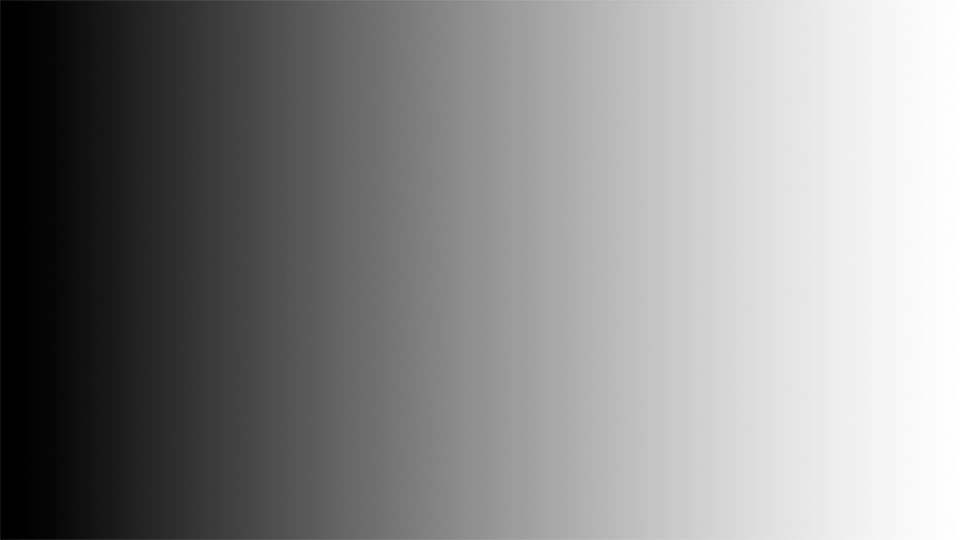
#> input picture week - 10/image_thres/gradient.jpg, 960 x 540 px, found by its file name
$ jupyter execute --allow-errors week10.ipynb
#> lines starting #> are read from the running program, lines starting #| are printed output that depends on the picture; after the words box and inside, x2 and y2 are one past the last pixel; in counts of white or black regions, pixels touching at a corner belong together
<a href="https://colab.research.google.com/github/andidprastyo/PCVK_Ganjil_2023/blob/main/week%20-%2010/week10.ipynb" target="_parent"></a>

### Import Libraries

[cell 1]
from google.colab import drive
import cv2
import numpy as np
import pytesseract as pt
import matplotlib.pyplot as plt
import pandas as pd
from PIL import Image
from pytesseract import Output

[cell 2]
drive.mount('/content/drive')

### Load Data

[cell 3]
img = cv2.imread('drive/MyDrive/image_thres/gradient.jpg')
#> img is the input picture: shape (540, 960, 3); min 0, max 255, mean 138.3
thresh = 170

plt.title('Gradient Image')
plt.imshow(img)
plt.axis('off')

### Global Threshold

[cell 4]
ret, t1 = cv2.threshold(img, thresh, 255, cv2.THRESH_BINARY)
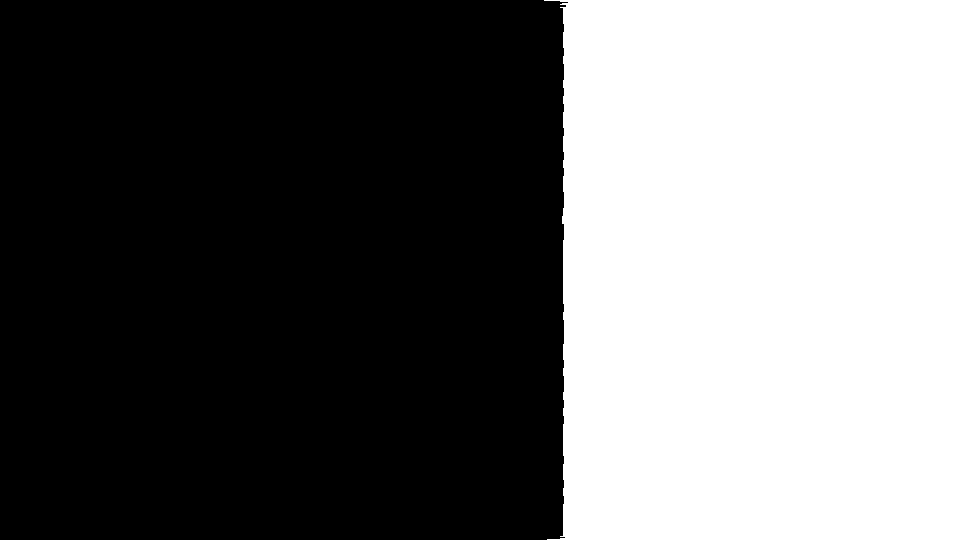
#> t1: shape (540, 960, 3); 41.3% white; 1 white region, box (x1, y1, x2, y2) and area: (544, 0, 960, 540) 214226
#> ret = 170
ret, t2 = cv2.threshold(img, thresh, 255, cv2.THRESH_BINARY_INV)
ret, t3 = cv2.threshold(img, thresh, 255, cv2.THRESH_TRUNC)
ret, t4 = cv2.threshold(img, thresh, 255, cv2.THRESH_TOZERO)
ret, t5 = cv2.threshold(img, thresh, 255, cv2.THRESH_TOZERO_INV)

titles = ['Original', 'Binary', 'Binary Inv', 'Trunc', 'Tozero', 'Tozero Inv']
images = [img, t1, t2, t3, t4, t5]

[cell 5]
plt.figure(figsize=(15, 5))

for i in range(len(images)):
	plt.subplot(2, 3, i+1)
	plt.imshow(images[i], 'gray', interpolation='nearest')
	plt.title(titles[i])
	plt.xticks([])
	plt.yticks([])
#> this loop made 6 passes

plt.show()

### Otsu Threshold

[cell 6]
ktp = cv2.imread('./drive/MyDrive/KTP_More/ktp.png')
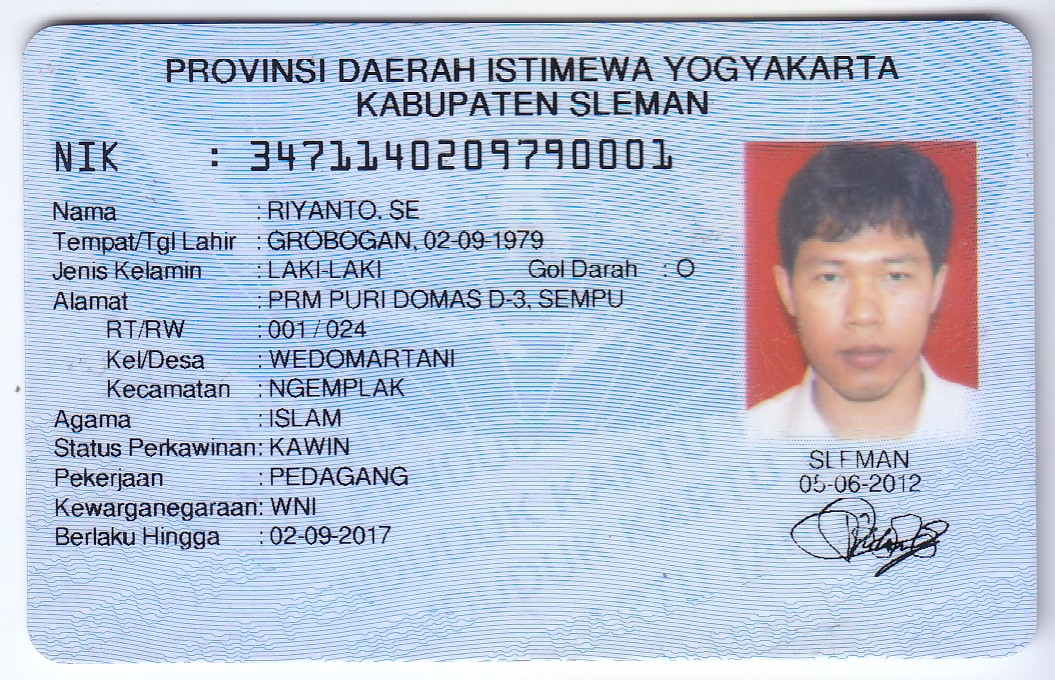
#> input picture week - 07/KTP_More/ktp.png, 1055 x 680 px, found by its file name
#> ktp is the input picture: shape (680, 1055, 3); mean B, G, R 214.8, 193.1, 180.6
ktp = cv2.cvtColor(ktp, cv2.COLOR_BGR2RGB)
plt.imshow(ktp)

[cell 7]
ktp_gray = cv2.cvtColor(ktp, cv2.COLOR_BGR2GRAY)
plt.imshow(ktp_gray, cmap='gray')

[cell 8]
img = cv2.imread('./drive/MyDrive/KTP_More/ktp.png')
img = cv2.cvtColor(img, cv2.COLOR_BGR2GRAY)
#> img: shape (680, 1055)
blur = cv2.GaussianBlur(img,(5,5),0)
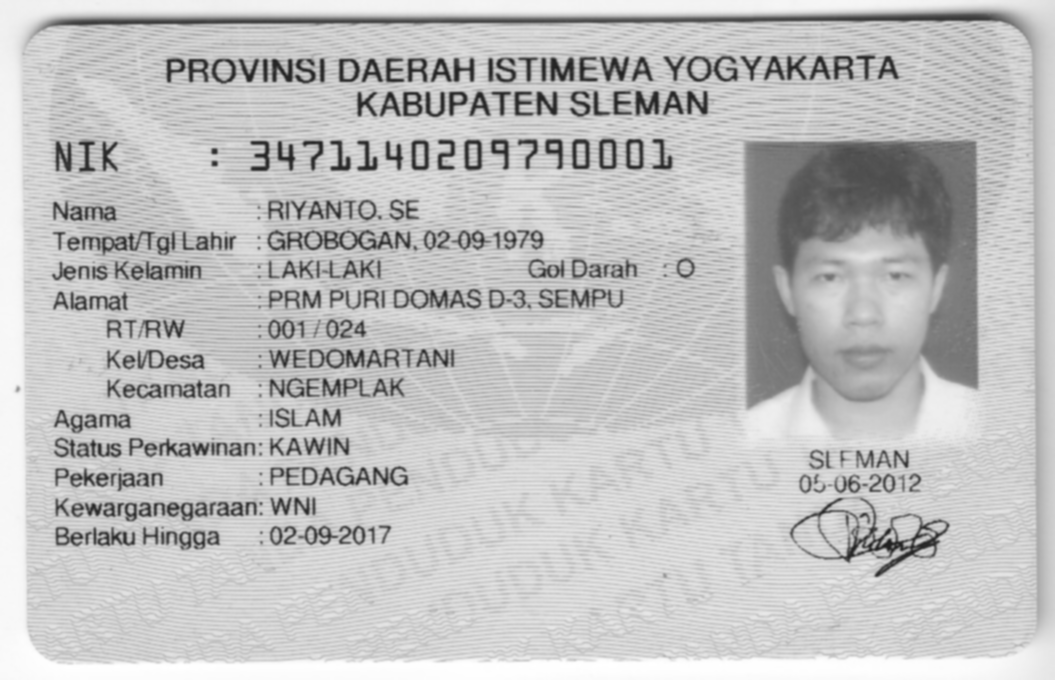
#> blur: shape (680, 1055); min 30, max 255, mean 191.8

def otsu(gray):
  pixel_number = gray.shape[0] * gray.shape[1]
#> pixel_number = 717400
  mean_weight = 1.0/pixel_number
#> mean_weight = 1.39e-06
  his, bins = np.histogram(gray, np.arange(0,257))
#> his = 256 values, max 17299 at index 222, min 7 at index 0, mean 2802.3; bins = 257 values from 0 to 256
  final_thresh = -1
  final_value = -1
  intensity_arr = np.arange(256)

  for t in bins[1:-1]: # This goes from 1 to 254 uint8 range (Pretty sure wont be those values)
    pcb = np.sum(his[:t])
    pcf = np.sum(his[t:])
    Wb = pcb * mean_weight
    Wf = pcf * mean_weight
    mub = np.sum(intensity_arr[:t]*his[:t]) / float(pcb)
    muf = np.sum(intensity_arr[t:]*his[t:]) / float(pcf)
    #print mub, muf
    value = Wb * Wf * (mub - muf) ** 2

    if value > final_value:
      final_thresh = t
      final_value = value
#> this loop made 255 passes
#> (pcb, pcf, Wb, Wf, mub, muf, value, final_value) on passes 1 to 12: (7, 717393, 9.76e-06, 1, 0, 191.8, 0.359, 0.359), (98, 717302, 0.000137, 1, 0.929, 191.8, 4.98, 4.98), (362, 717038, 0.000505, 0.999, 1.71, 191.9, 18.24, 18.24), (734, 716666, 0.00102, 0.999, 2.36, 192, 36.76, 36.76), (1111, 716289, 0.00155, 0.998, 2.92, 192.1, 55.34, 55.34), (1501, 715899, 0.00209, 0.998, 3.46, 192.2, 74.38, 74.38), (1924, 715476, 0.00268, 0.997, 4.02, 192.3, 94.83, 94.83), (2368, 715032, 0.0033, 0.997, 4.58, 192.4, 116.1, 116.1), (2824, 714576, 0.00394, 0.996, 5.13, 192.5, 137.7, 137.7), (3324, 714076, 0.00463, 0.995, 5.71, 192.7, 161.2, 161.2), (3843, 713557, 0.00536, 0.995, 6.29, 192.8, 185.4, 185.4), (4405, 712995, 0.00614, 0.994, 6.89, 192.9, 211.2, 211.2)
#> (pcb, pcf, Wb) on pass 78: (33601, 683799, 0.0468)
  final_img = gray.copy()
  print(final_thresh)
#| 167
  final_img[gray > final_thresh] = 255
  final_img[gray < final_thresh] = 0
  return final_img, final_thresh

otsu_biner, otsu_thresh = otsu(img)
x = ("Otsu's Thresholding (v = ")+str(otsu_thresh)+")"
ret,th1 = cv2.threshold(blur,90,255,cv2.THRESH_BINARY)
#> th1: shape (680, 1055); 95.7% white; 657 black regions (386 under 20 px), largest, box (x1, y1, x2, y2) and area: (823, 146, 938, 226) 4647, (60, 15, 997, 25) 2721, (784, 168, 822, 236) 1046
#ret,th2 = cv2.threshold(blur,thresh,255,cv2.THRESH_BINARY)
titles = ['Citra Asli', 'Global Thresholding (v = 90)', x]
citra3 = [blur, th1, otsu_biner]
plt.figure(figsize = (20,15))

for i in range(len(citra3)):
  plt.subplot(1,3,i+1)
  plt.imshow(citra3[i],cmap='gray')
  plt.title(titles[i])
  plt.xticks([]),plt.yticks([])
#> this loop made 3 passes
plt.show()

[cell 9]
# global thresholding
global_threshold,th1 = cv2.threshold(ktp_gray,127,255,cv2.THRESH_BINARY)
#> th1: shape (680, 1055); 89% white; 861 black regions (549 under 20 px), largest, box (x1, y1, x2, y2) and area: (746, 141, 979, 406) 35142, (42, 13, 1018, 30) 5106, (802, 498, 949, 577) 1585

# Otsu's thresholding
otsu_threshold,th2 = cv2.threshold(ktp_gray,0,255,cv2.THRESH_BINARY+cv2.THRESH_OTSU)
#> th2: shape (680, 1055); 77.6% white; 10329 black regions (10028 under 20 px), largest, box (x1, y1, x2, y2) and area: (743, 139, 986, 411) 47955, (30, 11, 1032, 50) 7033, (379, 89, 662, 117) 3414

# Otsu's thresholding after Gaussian filtering
blur = cv2.GaussianBlur(ktp_gray,(5,5),0)
otsu_gaussian,th3 = cv2.threshold(blur,0,255,cv2.THRESH_BINARY+cv2.THRESH_OTSU)
#> th3: shape (680, 1055); 84.8% white; 268 black regions (40 under 20 px), largest, box (x1, y1, x2, y2) and area: (745, 140, 979, 409) 45259, (37, 11, 1030, 41) 7145, (790, 498, 950, 577) 2803

# plot all the images and their histograms
images = [ktp_gray, 0, th1,
          ktp_gray, 0, th2,
          blur, 0, th3]

titles = ['Original Noisy Image','Histogram','Global Thresholding (v=127)',
          'Original Noisy Image','Histogram',"Otsu's Thresholding",
          'Gaussian filtered Image','Histogram',"Otsu's Thresholding"]

for i in range(3):
    plt.subplot(3,3,i*3+1),plt.imshow(images[i*3],'gray')
    plt.title(titles[i*3]), plt.xticks([]), plt.yticks([])
    plt.subplot(3,3,i*3+2),plt.hist(images[i*3].ravel(),256)
    plt.title(titles[i*3+1]), plt.xticks([]), plt.yticks([])
    plt.subplot(3,3,i*3+3),plt.imshow(images[i*3+2],'gray')
    plt.title(titles[i*3+2]), plt.xticks([]), plt.yticks([])

plt.show()

[cell 10]
img = cv2.imread('./drive/MyDrive/KTP_More/ktp.png')
img_rgb = cv2.cvtColor(img, cv2.COLOR_BGR2RGB)
img_gray = cv2.cvtColor(img, cv2.COLOR_BGR2GRAY)

ret3,mask = cv2.threshold(img_gray,200,255,cv2.THRESH_BINARY_INV)
#> mask: shape (680, 1055); 39.2% white; 2053 white regions (1110 under 20 px), largest, box (x1, y1, x2, y2) and area: (22, 8, 1052, 641) 184300, (26, 453, 510, 565) 13498, (25, 407, 469, 474) 6218

plt.figure(figsize = (10,10))
plt.subplot(2,2,1),plt.imshow(img_rgb)
plt.title('Citra Asli')
plt.subplot(2,2,2),plt.imshow(mask, 'gray')
plt.title('Citra Segment')
color = ('r','g','b')

for i,col in enumerate(color):
    hist0 = cv2.calcHist([img_rgb],[i],None,[256],[0,256])
    plt.subplot(2,2,3),plt.plot(hist0,color = col)
    plt.title('Histogram dari keseluruhan citra')
    hist1 = cv2.calcHist([img_rgb],[i],mask,[256],[0,256])
    plt.subplot(2,2,4),plt.plot(hist1,color = col)
    plt.title('Histogram dari keseluruhan citra')
    hist1 = cv2.calcHist([img_rgb],[i],mask,[256],[0,256])
    plt.subplot(2,2,4),plt.plot(hist1,color = col)
    plt.title('Histogram hanya pada FG objek saja')
    plt.xlim([0,256])

plt.show()
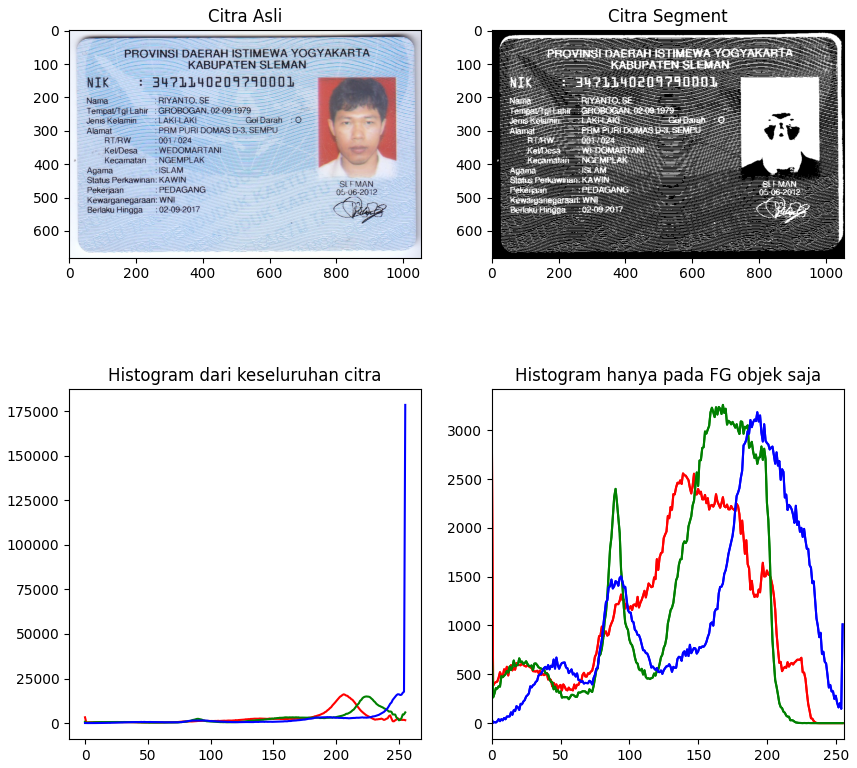
#> figure drawn by matplotlib, 4 panels; panel 3: curve peaks at x = 206, y = 16153; panel 3: curve peaks at x = 224, y = 14945; panel 3: curve peaks at x = 255, y = 178457; panel 4: curve peaks at x = 0, y = 3252

[cell 11]
img = cv2.imread('./drive/MyDrive/KTP_More/ktp.png')
img = cv2.cvtColor(img, cv2.COLOR_BGR2RGB)

# Flatten the pixel values
pixel_values = img.reshape((-1, 3))
pixel_values = np.float32(pixel_values)

# Define the criteria and the number of clusters (k)
criteria = (cv2.TERM_CRITERIA_EPS + cv2.TERM_CRITERIA_MAX_ITER, 100, 0.2)
k = 3# Number of clusters

# Apply K-Means clustering
# K-Means dari library openCV
_, labels, centers = cv2.kmeans(pixel_values, k, None, criteria, 10, cv2.KMEANS_RANDOM_CENTERS)

# Convert the centers to integers
centers = np.uint8(centers)

# Flatten the labels array
labels = labels.flatten()

# Create a masked image by turning one cluster into white
masked_image = np.copy(img)
masked_image = masked_image.reshape((-1, 3))
cluster_to_white = 2
masked_image[labels == cluster_to_white] = [255, 255, 255]
masked_image = masked_image.reshape(img.shape)
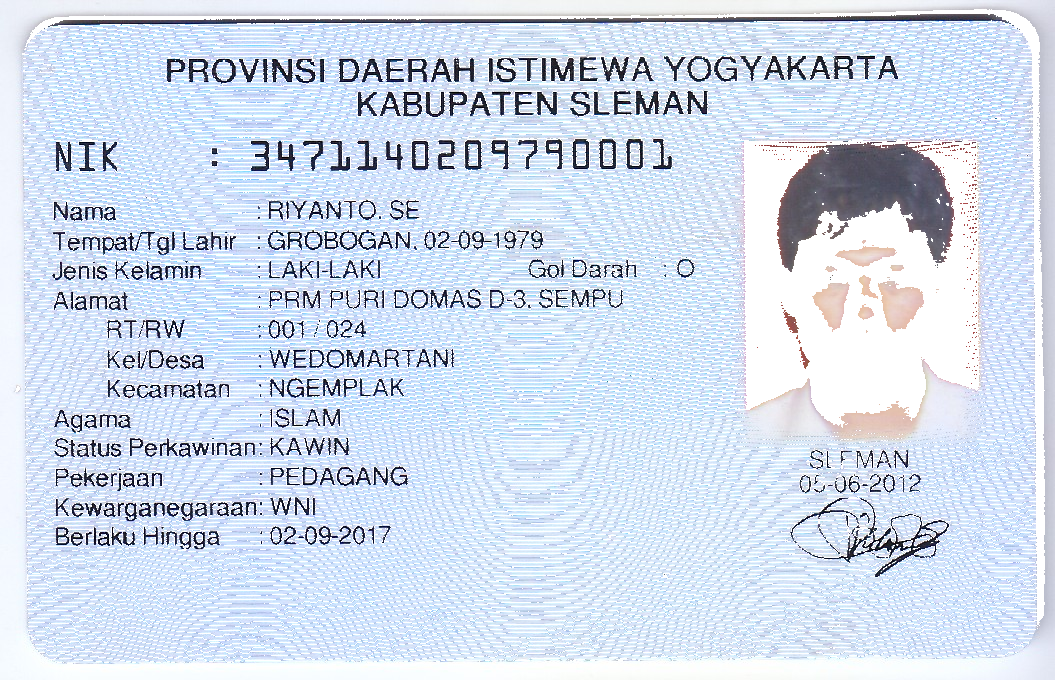
#> masked_image: shape (680, 1055, 3); mean R, G, B 208.5, 219.8, 235.7

# Convert the segmented image back to the original shape
segmented_image = centers[labels].reshape(img.shape)

# Display the original image, segmented image, and masked image
plt.figure(figsize=(15, 8))
plt.subplot(2, 2, 1), plt.imshow(img)
plt.title('Original Image')

plt.subplot(2, 2, 2), plt.imshow(masked_image)
plt.title('Masked Image')

plt.subplot(2, 2, 3), plt.imshow(segmented_image)
plt.title('Segmented Image (K-Means)')

plt.show()

### OCR

#### K-Means Segmentation + Otshu Thresholding

[cell 12]
# Baca citra KTP
ktp_img = cv2.imread('./drive/MyDrive/KTP_More/ktp.png')
ktp_gray = cv2.cvtColor(ktp_img, cv2.COLOR_BGR2GRAY)

# Otsu's thresholding pada citra
_, otsu_thresholded = cv2.threshold(ktp_gray, 0, 255, cv2.THRESH_BINARY + cv2.THRESH_OTSU)
#> otsu_thresholded: shape (680, 1055); 75.2% white; 9744 black regions (9008 under 20 px), largest, box (x1, y1, x2, y2) and area: (738, 139, 983, 410) 42749, (30, 11, 1033, 50) 7153, (342, 89, 724, 117) 4707

# Konversi citra ke tipe float32
image_2d = np.float32(otsu_thresholded)

# Reshape citra ke 1 kolom dan banyak baris
image_2d = image_2d.reshape((-1, 1))

# Definisikan kriteria berhenti untuk KMeans
criteria = (cv2.TERM_CRITERIA_EPS + cv2.TERM_CRITERIA_MAX_ITER, 100, 0.2)

# Jumlah cluster yang diinginkan
k = 2

# Jalankan algoritma KMeans
_, labels, centers = cv2.kmeans(image_2d, k, None, criteria, 10, cv2.KMEANS_RANDOM_CENTERS)

# Konversi kembali ke tipe uint8 dan ubah ukuran ke ukuran citra asli
centers = np.uint8(centers)
segmented_data = centers[labels.flatten()]
segmented_image = segmented_data.reshape(otsu_thresholded.shape)

# Tampilkan hasil KMeans segmentation
plt.imshow(segmented_image, cmap='gray')
plt.title('Segmentasi dengan K-Means setelah Otsu Thresholding')
plt.axis('off')
plt.show()

# Ekstrak teks dari citra hasil segmentasi KMeans
#> (the rest of this cell did not finish here and is left out)

#### Gaussian Blur

[cell 13]
# Baca citra KTP
ktp_img = cv2.imread('./drive/MyDrive/KTP_More/ktp.png')
ktp_gray = cv2.cvtColor(ktp_img, cv2.COLOR_BGR2GRAY)

# Menggunakan Gaussian Blur untuk mengurangi noise
blurred_img = cv2.GaussianBlur(ktp_gray, (5, 5), 0)

# Terapkan thresholding pada citra yang telah di-blur
_, gaussian_thresholded = cv2.threshold(blurred_img, 0, 255, cv2.THRESH_BINARY + cv2.THRESH_OTSU)
#> gaussian_thresholded: shape (680, 1055); 85.4% white; 267 black regions (48 under 20 px), largest, box (x1, y1, x2, y2) and area: (745, 140, 978, 407) 38527, (37, 12, 1030, 41) 7003, (790, 498, 950, 577) 2820

# Konversi citra ke tipe float32
image_2d = np.float32(gaussian_thresholded)

# Reshape citra ke 1 kolom dan banyak baris
image_2d = image_2d.reshape((-1, 1))

# Definisikan kriteria berhenti untuk KMeans
criteria = (cv2.TERM_CRITERIA_EPS + cv2.TERM_CRITERIA_MAX_ITER, 100, 0.2)

# Jumlah cluster yang diinginkan
k = 2

# Jalankan algoritma KMeans
_, labels, centers = cv2.kmeans(image_2d, k, None, criteria, 10, cv2.KMEANS_RANDOM_CENTERS)

# Konversi kembali ke tipe uint8 dan ubah ukuran ke ukuran citra asli
centers = np.uint8(centers)
segmented_data = centers[labels.flatten()]
segmented_image = segmented_data.reshape(gaussian_thresholded.shape)

# Tampilkan hasil KMeans segmentation
plt.imshow(segmented_image, cmap='gray')
plt.title('Segmentasi dengan K-Means setelah Gaussian Blur dan Thresholding')
plt.axis('off')
plt.show()

# Ekstrak teks dari citra hasil segmentasi KMeans
#> (the rest of this cell did not finish here and is left out)

#### Global

[cell 14]
# Baca citra KTP
ktp_img = cv2.imread('./drive/MyDrive/KTP_More/ktp.png')
ktp_gray = cv2.cvtColor(ktp_img, cv2.COLOR_BGR2GRAY)

# Terapkan thresholding global
_, global_thresholded = cv2.threshold(ktp_gray, 127, 255, cv2.THRESH_BINARY)
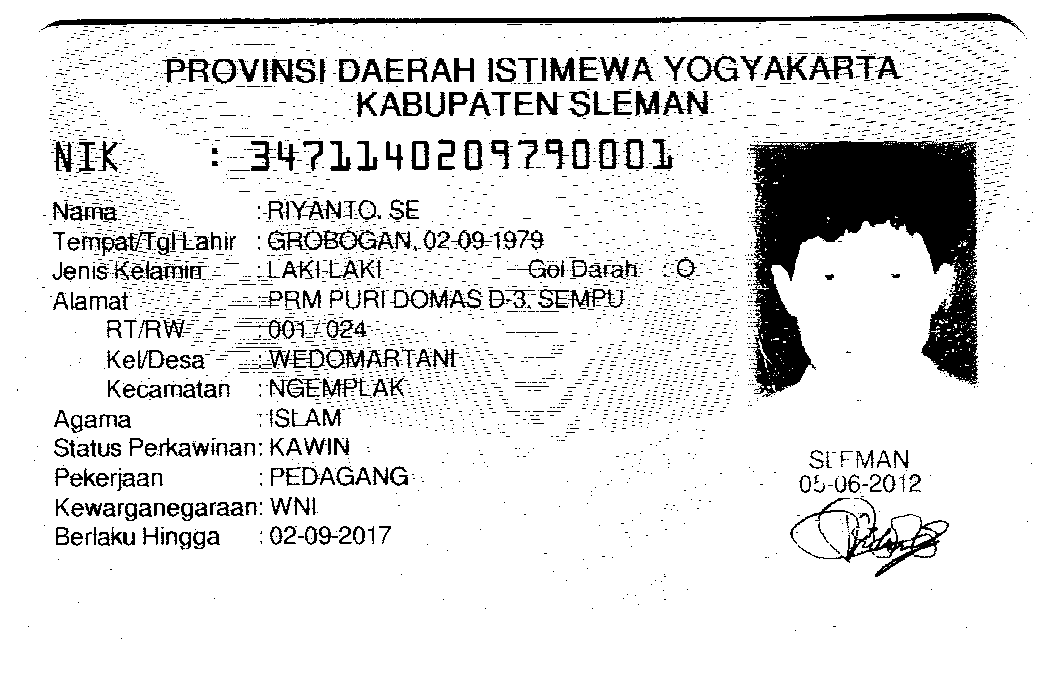
#> global_thresholded: shape (680, 1055); 88.1% white; 3611 black regions (3314 under 20 px), largest, box (x1, y1, x2, y2) and area: (750, 140, 978, 397) 30744, (41, 13, 1024, 34) 5150, (798, 498, 949, 577) 1628

# Konversi citra ke tipe float32
image_2d = np.float32(global_thresholded)

# Reshape citra ke 1 kolom dan banyak baris
image_2d = image_2d.reshape((-1, 1))

# Definisikan kriteria berhenti untuk KMeans
criteria = (cv2.TERM_CRITERIA_EPS + cv2.TERM_CRITERIA_MAX_ITER, 100, 0.2)

# Jumlah cluster yang diinginkan
k = 2

# Jalankan algoritma KMeans
_, labels, centers = cv2.kmeans(image_2d, k, None, criteria, 10, cv2.KMEANS_RANDOM_CENTERS)

# Konversi kembali ke tipe uint8 dan ubah ukuran ke ukuran citra asli
centers = np.uint8(centers)
segmented_data = centers[labels.flatten()]
segmented_image = segmented_data.reshape(global_thresholded.shape)

# Tampilkan hasil KMeans segmentation setelah thresholding global
plt.imshow(segmented_image, cmap='gray')
plt.title('Segmentasi dengan K-Means setelah Global Thresholding')
plt.axis('off')
plt.show()

# Ekstrak teks dari citra hasil segmentasi KMeans
#> (the rest of this cell did not finish here and is left out)
